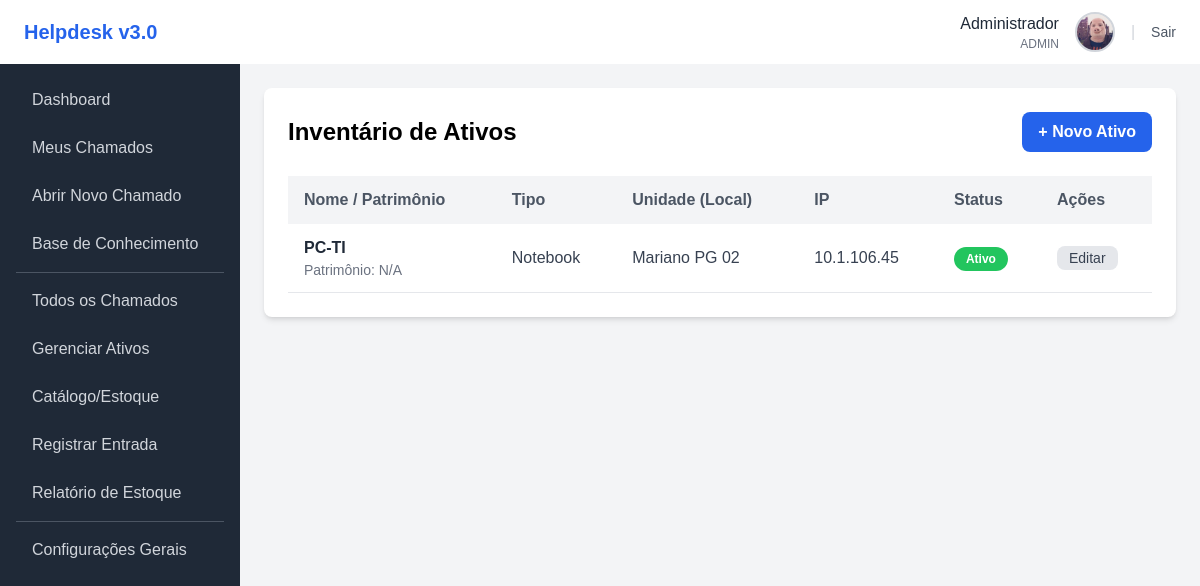
Page /ativos/index.php (signed in) on the committed database.
### tables this page shows
CREATE TABLE `ativos` (
  `id_ativo` int(11) NOT NULL,
  `modelo_id` int(11) NOT NULL COMMENT 'O que ele é (do catálogo)',
  `unidade_id` int(11) NOT NULL COMMENT 'Onde ele está fisicamente',
  `nome_ativo` varchar(100) NOT NULL COMMENT 'Ex: PDV-01, PC-FINANCEIRO-02',
  `patrimonio` varchar(50) DEFAULT NULL,
  `ip_address` varchar(45) DEFAULT NULL,
  `remote_id` varchar(50) DEFAULT NULL COMMENT 'AnyDesk, TeamViewer',
  `operating_system` varchar(50) DEFAULT NULL,
  `status_ativo` varchar(50) NOT NULL DEFAULT 'Ativo' COMMENT 'Ativo, Manutenção, Baixado'
);

CREATE TABLE `categorias_ativo` (
  `id_categoria_ativo` int(11) NOT NULL,
  `nome_categoria` varchar(100) NOT NULL,
  `controla_estoque` tinyint(1) NOT NULL DEFAULT 0 COMMENT 'TRUE se for consumível (Toner, Mouse), FALSE se for ativo (PC)'
);

CREATE TABLE `unidades` (
  `id_unidade` int(11) NOT NULL,
  `nome_unidade` varchar(100) NOT NULL COMMENT 'Ex: Supermercado Matriz, Posto Centro'
);

### ativos/index.php (the view, shortened to what this page needs)
<?php
require_once '../includes/header.php';
$sql = "SELECT
            a.id_ativo,
            a.nome_ativo,
            a.patrimonio,
            a.ip_address,
            a.status_ativo,
            m.nome AS nome_modelo,
            cat_a.nome_categoria AS nome_tipo,
            u.nome_unidade
        FROM ativos a
        JOIN catalogo_modelos m ON a.modelo_id = m.id_modelo
        JOIN unidades u ON a.unidade_id = u.id_unidade
        -- Nosso novo JOIN para a categoria dinâmica
        JOIN categorias_ativo cat_a ON m.categoria_ativo_id = cat_a.id_categoria_ativo
        ORDER BY u.nome_unidade, a.nome_ativo";
$stmt = $pdo->query($sql);
$lista_ativos = $stmt->fetchAll();
?>
<div class="bg-white shadow-md rounded-lg p-6">
    <div class="flex justify-between items-center mb-6">
        <h2 class="text-2xl font-bold">Inventário de Ativos</h2>
        <a href="<?= $base_url ?>/ativos/novo.php"
           class="bg-blue-600 text-white font-bold py-2 px-4 rounded-lg hover:bg-blue-700 transition duration-300">
           + Novo Ativo
        </a>
    </div>
    <div class="overflow-x-auto">
        <table class="min-w-full bg-white">
            <thead class="bg-gray-100">
                <tr>
                    <th class="py-3 px-4 text-left text-gray-600 font-semibold">Nome / Patrimônio</th>
                    <th class="py-3 px-4 text-left text-gray-600 font-semibold">Tipo</th>
                    <th class="py-3 px-4 text-left text-gray-600 font-semibold">Unidade (Local)</th>
                    <th class="py-3 px-4 text-left text-gray-600 font-semibold">IP</th>
                    <th class="py-3 px-4 text-left text-gray-600 font-semibold">Status</th>
                    <th class="py-3 px-4 text-left text-gray-600 font-semibold">Ações</th>
                </tr>
            </thead>
            <tbody>
                <?php if (count($lista_ativos) > 0): ?>
                    <?php foreach ($lista_ativos as $ativo): ?>
                        <tr class="border-b border-gray-200 hover:bg-gray-50">
                            <td class="py-3 px-4">
                                <span class="font-semibold text-gray-800"><?= htmlspecialchars($ativo['nome_ativo']) ?></span>
                                <div class="text-sm text-gray-500">
                                    Patrimônio: <?= htmlspecialchars($ativo['patrimonio'] ?? 'N/A') ?>
                                </div>
                            </td>
                            <td class="py-3 px-4 text-gray-700"><?= htmlspecialchars($ativo['nome_tipo']) ?></td>
                            <td class="py-3 px-4 text-gray-700"><?= htmlspecialchars($ativo['nome_unidade']) ?></td>
                            <td class="py-3 px-4 text-gray-700"><?= htmlspecialchars($ativo['ip_address'] ?? 'N/A') ?></td>
                            <td class="py-3 px-4">
                                <?php
                                $status_class = 'bg-green-500 text-white';
                                ?>
                                <span class="inline-block px-3 py-1 text-xs font-semibold rounded-full <?= $status_class ?>">
                                    <?= htmlspecialchars($ativo['status_ativo']) ?>
                                </span>
                            </td>
                            <td class="py-3 px-4">
                                <a href="<?= $base_url ?>/ativos/editar.php?id=<?= $ativo['id_ativo'] ?>"
                                   class="bg-gray-200 text-gray-700 px-3 py-1 rounded-lg text-sm hover:bg-gray-300">
                                   Editar
                                </a>
                            </td>
                        </tr>
                    <?php endforeach; ?>
                <?php endif; ?>
            </tbody>
        </table>
    </div>
</div>
<?php
require_once '../includes/footer.php';
?>

### includes/header.php (style rules this page uses)
body { font-family: Arial, sans-serif; }

### rows in the picture
ativos: nome_ativo "PC-TI", patrimonio "N/A", categorias_ativo.nome_categoria "Notebook", unidade.nome_unidade "Mariano PG 02", ip_address "10.1.106.45", status_ativo "Ativo"

### other values in the picture
$usuario_nome_logado "Administrador"
$usuario_role_logado "ADMIN"
